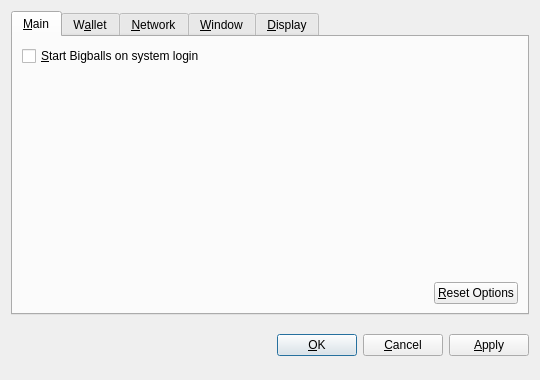
<?xml version="1.0" encoding="UTF-8"?>
<ui version="4.0">
 <class>OptionsDialog</class>
 <widget class="QDialog" name="OptionsDialog">
  <property name="geometry">
   <rect>
    <x>0</x>
    <y>0</y>
    <width>540</width>
    <height>380</height>
   </rect>
  </property>
  <property name="windowTitle">
   <string>Options</string>
  </property>
  <property name="modal">
   <bool>true</bool>
  </property>
  <layout class="QVBoxLayout" name="verticalLayout">
   <item>
    <widget class="QTabWidget" name="tabWidget">
     <property name="tabPosition">
      <enum>QTabWidget::North</enum>
     </property>
     <property name="currentIndex">
      <number>0</number>
     </property>
     <widget class="QWidget" name="tabMain">
      <attribute name="title">
       <string>&amp;Main</string>
      </attribute>
      <layout class="QVBoxLayout" name="verticalLayout_Main">
       <item>
        <widget class="QCheckBox" name="bitcoinAtStartup">
         <property name="toolTip">
          <string>Automatically start Bigballs after logging in to the system.</string>
         </property>
         <property name="text">
          <string>&amp;Start Bigballs on system login</string>
         </property>
        </widget>
       </item>
       <item>
        <spacer name="verticalSpacer_Main">
         <property name="orientation">
          <enum>Qt::Vertical</enum>
         </property>
         <property name="sizeHint" stdset="0">
          <size>
           <width>20</width>
           <height>40</height>
          </size>
         </property>
        </spacer>
       </item>
       <item>
        <layout class="QHBoxLayout" name="horizontalLayout_2_Main">
         <item>
          <spacer name="horizontalSpacer_2_Main">
           <property name="orientation">
            <enum>Qt::Horizontal</enum>
           </property>
           <property name="sizeHint" stdset="0">
            <size>
             <width>40</width>
             <height>20</height>
            </size>
           </property>
          </spacer>
         </item>
         <item>
          <widget class="QPushButton" name="resetButton">
           <property name="toolTip">
            <string>Reset all client options to default.</string>
           </property>
           <property name="text">
            <string>&amp;Reset Options</string>
           </property>
           <property name="autoDefault">
            <bool>false</bool>
           </property>
          </widget>
         </item>
        </layout>
       </item>
      </layout>
     </widget>
     <widget class="QWidget" name="tabWallet">
      <attribute name="title">
       <string>W&amp;allet</string>
      </attribute>
      <layout class="QVBoxLayout" name="verticalLayout_Network">
       <item>
        <widget class="QLabel" name="transactionFeeInfoLabel">
         <property name="text">
          <string>Optional transaction fee per kB that helps make sure your transactions are processed quickly. Most transactions are 1 kB.</string>
         </property>
         <property name="textFormat">
          <enum>Qt::PlainText</enum>
         </property>
         <property name="wordWrap">
          <bool>true</bool>
         </property>
        </widget>
       </item>
       <item>
        <layout class="QHBoxLayout" name="horizontalLayout_1_Main">
         <item>
          <widget class="QLabel" name="transactionFeeLabel">
           <property name="text">
            <string>Pay transaction &amp;fee</string>
           </property>
           <property name="textFormat">
            <enum>Qt::PlainText</enum>
           </property>
           <property name="buddy">
            <cstring>transactionFee</cstring>
           </property>
          </widget>
         </item>
         <item>
          <widget class="BitcoinAmountField" name="transactionFee"/>
         </item>
         <item>
          <spacer name="horizontalSpacer_1_Main">
           <property name="orientation">
            <enum>Qt::Horizontal</enum>
           </property>
           <property name="sizeHint" stdset="0">
            <size>
             <width>40</width>
             <height>20</height>
            </size>
           </property>
          </spacer>
         </item>
        </layout>
       </item>
       <item>
        <widget class="QLabel" name="label">
         <property name="text">
          <string>If you disable the spending of unconfirmed change, the change from a transaction cannot be used until that transaction has at least one confirmation. This also affects how your balance is computed.</string>
         </property>
         <property name="wordWrap">
          <bool>true</bool>
         </property>
        </widget>
       </item>
       <item>
        <widget class="QCheckBox" name="spendZeroConfChange">
         <property name="text">
          <string>Spend unconfirmed change  (experts only)</string>
         </property>
        </widget>
       </item>
       <item>
        <spacer name="verticalSpacer">
         <property name="orientation">
          <enum>Qt::Vertical</enum>
         </property>
         <property name="sizeHint" stdset="0">
          <size>
           <width>20</width>
           <height>40</height>
          </size>
         </property>
        </spacer>
       </item>
      </layout>
     </widget>
     <widget class="QWidget" name="tabNetwork">
      <attribute name="title">
       <string>&amp;Network</string>
      </attribute>
      <layout class="QVBoxLayout" name="verticalLayout_Network">
       <item>
        <widget class="QCheckBox" name="mapPortUpnp">
         <property name="toolTip">
          <string>Automatically open the Bigballs client port on the router. This only works when your router supports UPnP and it is enabled.</string>
         </property>
         <property name="text">
          <string>Map port using &amp;UPnP</string>
         </property>
        </widget>
       </item>
       <item>
        <widget class="QCheckBox" name="connectSocks">
         <property name="toolTip">
          <string>Connect to the Bigballs network through a SOCKS proxy (e.g. when connecting through Tor).</string>
         </property>
         <property name="text">
          <string>&amp;Connect through SOCKS proxy:</string>
         </property>
        </widget>
       </item>
       <item>
        <layout class="QHBoxLayout" name="horizontalLayout_Network">
         <item>
          <widget class="QLabel" name="proxyIpLabel">
           <property name="text">
            <string>Proxy &amp;IP:</string>
           </property>
           <property name="textFormat">
            <enum>Qt::PlainText</enum>
           </property>
           <property name="buddy">
            <cstring>proxyIp</cstring>
           </property>
          </widget>
         </item>
         <item>
          <widget class="QValidatedLineEdit" name="proxyIp">
           <property name="maximumSize">
            <size>
             <width>140</width>
             <height>16777215</height>
            </size>
           </property>
           <property name="toolTip">
            <string>IP address of the proxy (e.g. 127.0.0.1)</string>
           </property>
          </widget>
         </item>
         <item>
          <widget class="QLabel" name="proxyPortLabel">
           <property name="text">
            <string>&amp;Port:</string>
           </property>
           <property name="textFormat">
            <enum>Qt::PlainText</enum>
           </property>
           <property name="buddy">
            <cstring>proxyPort</cstring>
           </property>
          </widget>
         </item>
         <item>
          <widget class="QLineEdit" name="proxyPort">
           <property name="maximumSize">
            <size>
             <width>55</width>
             <height>16777215</height>
            </size>
           </property>
           <property name="toolTip">
            <string>Port of the proxy (e.g. 9050)</string>
           </property>
          </widget>
         </item>
         <item>
          <widget class="QLabel" name="socksVersionLabel">
           <property name="text">
            <string>SOCKS &amp;Version:</string>
           </property>
           <property name="textFormat">
            <enum>Qt::PlainText</enum>
           </property>
           <property name="buddy">
            <cstring>socksVersion</cstring>
           </property>
          </widget>
         </item>
         <item>
          <widget class="QValueComboBox" name="socksVersion">
           <property name="toolTip">
            <string>SOCKS version of the proxy (e.g. 5)</string>
           </property>
          </widget>
         </item>
         <item>
          <spacer name="horizontalSpacer_Network">
           <property name="orientation">
            <enum>Qt::Horizontal</enum>
           </property>
           <property name="sizeHint" stdset="0">
            <size>
             <width>40</width>
             <height>20</height>
            </size>
           </property>
          </spacer>
         </item>
        </layout>
       </item>
       <item>
        <spacer name="verticalSpacer_Network">
         <property name="orientation">
          <enum>Qt::Vertical</enum>
         </property>
         <property name="sizeHint" stdset="0">
          <size>
           <width>20</width>
           <height>40</height>
          </size>
         </property>
        </spacer>
       </item>
      </layout>
     </widget>
     <widget class="QWidget" name="tabWindow">
      <attribute name="title">
       <string>&amp;Window</string>
      </attribute>
      <layout class="QVBoxLayout" name="verticalLayout_Window">
       <item>
        <widget class="QCheckBox" name="minimizeToTray">
         <property name="toolTip">
          <string>Show only a tray icon after minimizing the window.</string>
         </property>
         <property name="text">
          <string>&amp;Minimize to the tray instead of the taskbar</string>
         </property>
        </widget>
       </item>
       <item>
        <widget class="QCheckBox" name="minimizeOnClose">
         <property name="toolTip">
          <string>Minimize instead of exit the application when the window is closed. When this option is enabled, the application will be closed only after selecting Quit in the menu.</string>
         </property>
         <property name="text">
          <string>M&amp;inimize on close</string>
         </property>
        </widget>
       </item>
       <item>
        <spacer name="verticalSpacer_Window">
         <property name="orientation">
          <enum>Qt::Vertical</enum>
         </property>
         <property name="sizeHint" stdset="0">
          <size>
           <width>20</width>
           <height>40</height>
          </size>
         </property>
        </spacer>
       </item>
      </layout>
     </widget>
     <widget class="QWidget" name="tabDisplay">
      <attribute name="title">
       <string>&amp;Display</string>
      </attribute>
      <layout class="QVBoxLayout" name="verticalLayout_Display">
       <item>
        <layout class="QHBoxLayout" name="horizontalLayout_1_Display">
         <item>
          <widget class="QLabel" name="langLabel">
           <property name="text">
            <string>User Interface &amp;language:</string>
           </property>
           <property name="textFormat">
            <enum>Qt::PlainText</enum>
           </property>
           <property name="buddy">
            <cstring>lang</cstring>
           </property>
          </widget>
         </item>
         <item>
          <widget class="QValueComboBox" name="lang">
           <property name="toolTip">
            <string>The user interface language can be set here. This setting will take effect after restarting Bigballs.</string>
           </property>
          </widget>
         </item>
        </layout>
       </item>
       <item>
        <layout class="QHBoxLayout" name="horizontalLayout_2_Display">
         <item>
          <widget class="QLabel" name="unitLabel">
           <property name="text">
            <string>&amp;Unit to show amounts in:</string>
           </property>
           <property name="textFormat">
            <enum>Qt::PlainText</enum>
           </property>
           <property name="buddy">
            <cstring>unit</cstring>
           </property>
          </widget>
         </item>
         <item>
          <widget class="QValueComboBox" name="unit">
           <property name="toolTip">
            <string>Choose the default subdivision unit to show in the interface and when sending coins.</string>
           </property>
          </widget>
         </item>
        </layout>
       </item>
       <item>
        <widget class="QCheckBox" name="displayAddresses">
         <property name="toolTip">
          <string>Whether to show Bigballs addresses in the transaction list or not.</string>
         </property>
         <property name="text">
          <string>&amp;Display addresses in transaction list</string>
         </property>
        </widget>
       </item>
       <item>
        <widget class="QCheckBox" name="coinControlFeatures">
         <property name="toolTip">
          <string>Whether to show coin control features or not.</string>
         </property>
         <property name="text">
          <string>Display coin &amp;control features (experts only!)</string>
         </property>
        </widget>
       </item>
       <item>
        <spacer name="verticalSpacer_Display">
         <property name="orientation">
          <enum>Qt::Vertical</enum>
         </property>
         <property name="sizeHint" stdset="0">
          <size>
           <width>20</width>
           <height>40</height>
          </size>
         </property>
        </spacer>
       </item>
      </layout>
     </widget>
    </widget>
   </item>
   <item>
    <layout class="QHBoxLayout" name="horizontalLayout_Buttons">
     <item>
      <spacer name="horizontalSpacer_1">
       <property name="orientation">
        <enum>Qt::Horizontal</enum>
       </property>
       <property name="sizeHint" stdset="0">
        <size>
         <width>40</width>
         <height>48</height>
        </size>
       </property>
      </spacer>
     </item>
     <item>
      <widget class="QLabel" name="statusLabel">
       <property name="font">
        <font>
         <weight>75</weight>
         <bold>true</bold>
        </font>
       </property>
       <property name="text">
        <string/>
       </property>
       <property name="textFormat">
        <enum>Qt::PlainText</enum>
       </property>
       <property name="wordWrap">
        <bool>true</bool>
       </property>
      </widget>
     </item>
     <item>
      <spacer name="horizontalSpacer_2">
       <property name="orientation">
        <enum>Qt::Horizontal</enum>
       </property>
       <property name="sizeHint" stdset="0">
        <size>
         <width>40</width>
         <height>48</height>
        </size>
       </property>
      </spacer>
     </item>
     <item>
      <widget class="QPushButton" name="okButton">
       <property name="text">
        <string>&amp;OK</string>
       </property>
      </widget>
     </item>
     <item>
      <widget class="QPushButton" name="cancelButton">
       <property name="text">
        <string>&amp;Cancel</string>
       </property>
       <property name="autoDefault">
        <bool>false</bool>
       </property>
      </widget>
     </item>
     <item>
      <widget class="QPushButton" name="applyButton">
       <property name="text">
        <string>&amp;Apply</string>
       </property>
       <property name="autoDefault">
        <bool>false</bool>
       </property>
      </widget>
     </item>
    </layout>
   </item>
  </layout>
 </widget>
 <customwidgets>
  <customwidget>
   <class>BitcoinAmountField</class>
   <extends>QSpinBox</extends>
   <header>bitcoinamountfield.h</header>
  </customwidget>
  <customwidget>
   <class>QValueComboBox</class>
   <extends>QComboBox</extends>
   <header>qvaluecombobox.h</header>
  </customwidget>
  <customwidget>
   <class>QValidatedLineEdit</class>
   <extends>QLineEdit</extends>
   <header>qvalidatedlineedit.h</header>
  </customwidget>
 </customwidgets>
 <resources/>
 <connections/>
</ui>
